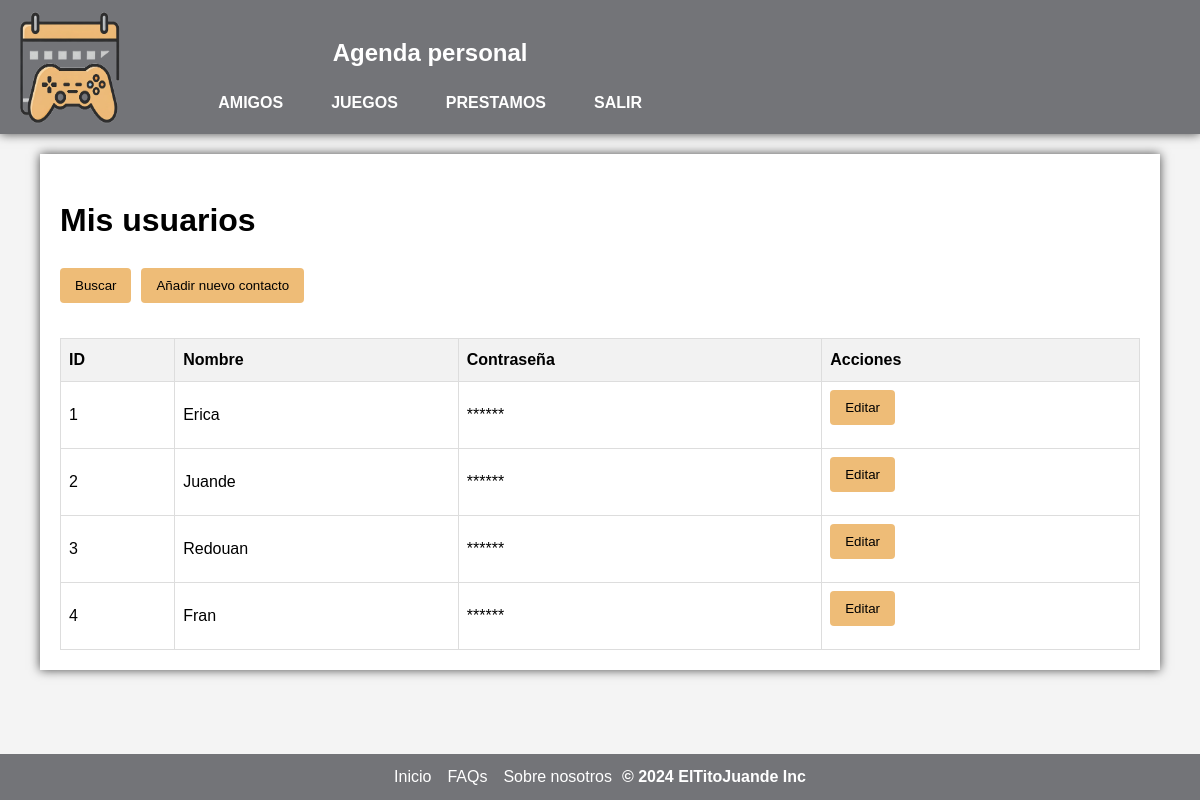
The app's page /Controlador/index.php?action=listarUsuarios (signed in), older data.
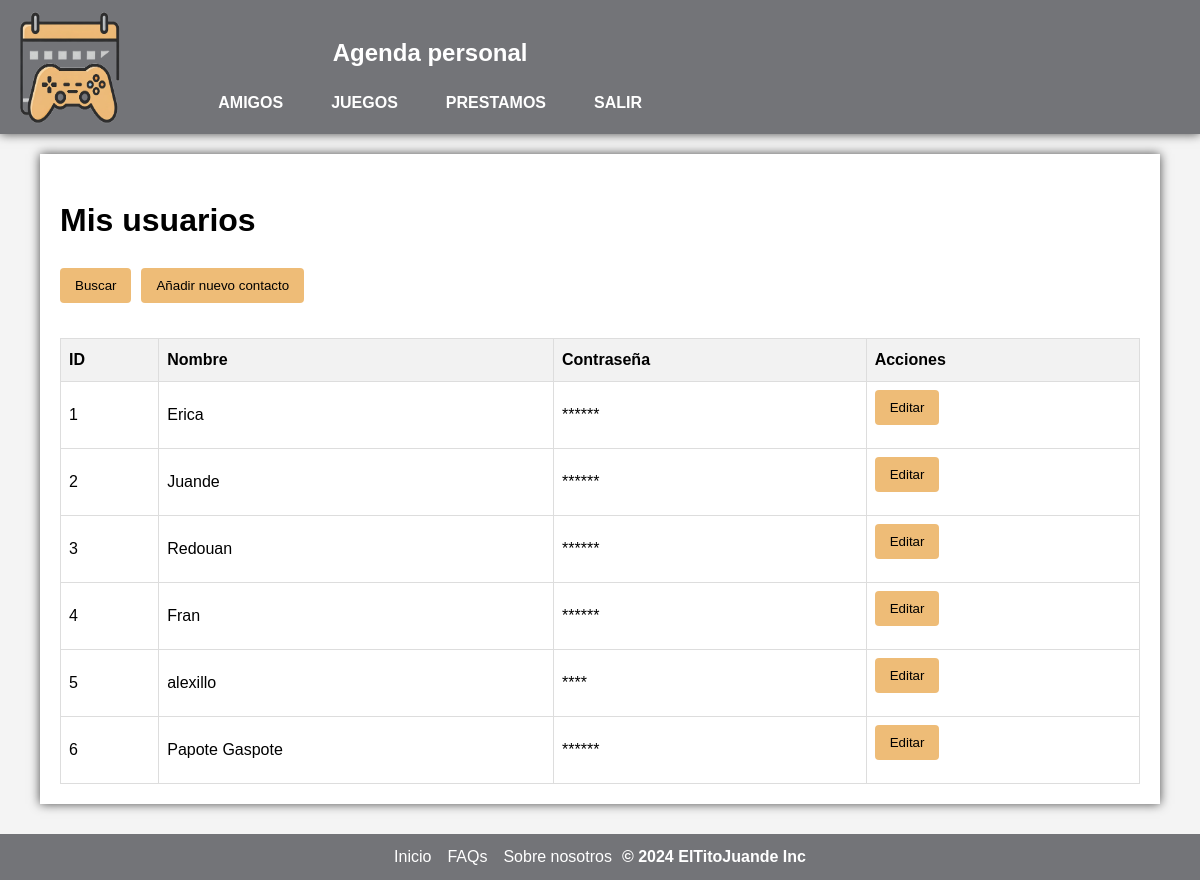
The same page, newer data.
### tables this page shows
CREATE TABLE `usuarios` (
  `id` bigint(20) UNSIGNED NOT NULL,
  `nombre` varchar(100) NOT NULL,
  `contrasena` varchar(20) NOT NULL,
  `tipo` set('admin','usuario') NOT NULL DEFAULT 'usuario'
);

### Modelo/Usuario.php (called while the page is built, shortened)
<?php
require_once('../Modelo/class.db.php');
class Usuario {
    private $conn;
    public function __construct() {
        $this->conn = new db();
    }
    public function listarUsuarios() {
        $sentencia="SELECT id, nombre, contrasena, tipo FROM usuarios";
        $stmt = $this->conn->getConn()->prepare($sentencia);
        $stmt->bind_result($id, $nombre, $contrasena, $tipo);
        $usuarios=array();
        $stmt->execute();
        while ($stmt->fetch()) {
            $usuarios[] = array("id" => $id,"nombre" => $nombre, "contrasena" => $contrasena, "tipo" => $tipo);
        }
        return $usuarios;
    }
}
?>

### Modelo/class.db.php (called while the page is built, shortened)
<?php
    class db{
        private $conn;
        public function __construct(){
            $this->conn = new mysqli("Localhost", USU_CONN, PSW_CONN, "agenda_final");
        }
        public function getConn() {
            return $this->conn;
        }
    }
?>

### Vista/listaUsuarios.php (the view, shortened to what this page needs)
<main>
<!DOCTYPE html>
        <html lang="es">
        <head>
            <link rel="stylesheet" href="../css/style.css">
        </head>
        <body>
            <div class="container">
                <h1>Mis usuarios</h1>
                <div class="botones">
                    <form action="index.php?action=redirigirBuscarUsuario" method="post">
                         <button type="submit" class="btn">Buscar</button>
                     </form>
                     <form action="index.php?action=redirigirNuevoUsuario" method="post">
                         <button type="submit" class="btn">Añadir nuevo contacto</button>
                     </form>
                </div>
                <table>
                    <thead>
                        <tr>
                            <th>ID</th>
                            <th>Nombre</th>
                            <th>Contraseña</th>
                            <th>Acciones</th>
                        </tr>
                    </thead>
                    <tbody>
                        <?php foreach($usuarios as $usuario): ?>
                            <tr>
                                <td><?= $usuario["id"] ?></td>
                                <td><?= $usuario["nombre"] ?></td>
                                <?php
                                for($i = 0; $i < strlen($usuario["contrasena"]); $i++){
                                    $usuario["contrasena"] = str_repeat("*", strlen($usuario["contrasena"]));
                                }?>
                                <td><?= $usuario["contrasena"] ?></td>
                                <td>
                            <form action="index.php?action=editarUsuario" method="post">
                                <input type="submit" class="btn" value="Editar">
                            </form>
                            </td>
                        </tr>
                        <?php endforeach; ?>
                    </tbody>
                </table>
            </div>
        </body>
        </html>
        </main>

### Controlador/index.php (shortened to what this page needs)
<?php
require_once '../Modelo/Usuario.php';
function listarUsuarios(){
    $tabla = new Usuario();
    $usuarios = $tabla->listarUsuarios();
    require_once ("../Vista/header.php");
    require_once ('../Vista/listaUsuarios.php');
    require_once ("../Vista/footer.php");
}
if (isset($_REQUEST['action'])) {
    $action = strtolower( $_REQUEST['action']);
    $action();
}else{
    login();
}
?>

### Vista/header.php (shortened to what this page needs)
<!DOCTYPE html>
<html lang="es">
<head>
    <link rel="stylesheet" href="../css/style.css">
</head>
<body>
    <header>
            <?php
            if(isset($_REQUEST['action'])) {
                $action = strtolower( $_REQUEST['action']);
                if(strcmp($action,"login")!==0) {
                    if(strcmp($_SESSION["tipo"], "admin") == 0) {
                        ?>
                        <div id="menu">
                            <img src="../img/logo1.png" alt="">
                            <div id="lista">
                                <h3>Agenda personal</h3>
                                <div>
                                    <ul>
                                        <li><a href="../Controlador/index.php?action=dashboard">CONTACTOS</a></li>
                                        <li><a href="../Controlador/index.php?action=listarUsuarios">USUARIOS</a></li>
                                        <li><a href="../Controlador/index.php?action=salir">SALIR</a></li>
                                    </ul>
                                </div>
                            </div>
                        </div>
                    <?php
                    } else {
                        ?>
                        <div id="menu">
                            <img src="../img/logo1.png" alt="">
                            <div id="lista">
                                    <h3>Agenda personal</h3>
                                    <div>
                                        <ul>
                                            <li><a href="../Controlador/index.php?action=dashboard">AMIGOS</a></li>
                                            <li><a href="../Controlador/index.php?action=listarJuegos">JUEGOS</a></li>
                                            <li><a href="../Controlador/index.php?action=listarPrestamos">PRESTAMOS</a></li>
                                            <li><a href="../Controlador/index.php?action=salir">SALIR</a></li>
                                        </ul>
                                    </div>
                            </div>
                        </div>
                    <?php
                    }
                }
            }
            ?>
</header>

### Vista/footer.php
<footer>
    <ul class="footer-nav">
        <li><a href="#">Inicio</a></li>
        <li><a href="#">FAQs</a></li>
        <li><a href="#">Sobre nosotros</a></li>
    </ul>
    <p>© 2024 ElTitoJuande Inc</p>
  </footer>
  </body>
  </html>

### css/style.css (style rules this page uses)
body { font-family: Arial, sans-serif; line-height: 1.6; margin: 0; padding: 0; background-color: #f4f4f4; height: 100vh; display: grid; grid-template-rows: min-content auto min-content; }
header { display: flex; align-items: center; background-color: rgba(115, 116, 120, 1); color: white; padding: 10px 20px; box-shadow: 0 0 10px rgba(0, 0, 0, 0.7); }
header img { width: 100px; height: auto; }
#menu { display: flex; justify-content: space-between; width: 55%; }
#lista { display: flex; flex-direction: column; align-items: center; text-align: center; }
#lista h3 { font-size: 1.5rem; font-weight: bold; margin-bottom: 10px; }
#lista ul { padding: 0; margin: 0; list-style: none; display: flex; gap: 1rem; font-size: 1rem; position: relative; }
#lista ul:before { content: ""; position: absolute; position-anchor: --li; inset: auto anchor(right) anchor(bottom) anchor(left); background: rgba(238, 188, 119, 1); height: 0.2em; transition: 0.2s 0.2s; }
#lista ul li { background: conic-gradient(rgba(238, 188, 119, 1) 0 0) bottom/100% 0% no-repeat; transition: 0.2s; }
#lista ul li a { color: white; text-decoration: none; font-weight: bold; padding: 0.5em 1em; display: block; }
main { padding: 20px 0; height: 100%; overflow-y: auto; }
.container { width: 90%; margin: auto; overflow: hidden; padding: 20px; background-color: white; box-shadow: 0 0 10px rgba(0, 0, 0, 0.7); margin-bottom: 50px; }
table { width: 100%; border-collapse: collapse; margin-top: 20px; }
table th, table td { border: 1px solid #ddd; padding: 8px; text-align: left; }
table th { background-color: #f2f2f2; }
form { margin-bottom: 15px; }
.botones { display: flex; }
.btn { display: inline-block; background-color: rgba(238, 188, 119, 1); color: black; padding: 10px 15px; text-decoration: none; border: none; border-radius: 4px; cursor: pointer; margin-right: 10px; }
footer { background-color: rgba(115, 116, 120, 1); color: white; padding: 10px 0; text-align: center; font-size: 1rem; display: flex; justify-content: center; }
footer p { margin: 0; font-weight: bold; }
footer .footer-nav { list-style: none; padding: 0; margin: 0px 10px 0 0; display: flex; justify-content: center; gap: 1rem; }
footer .footer-nav li { display: inline-block; }
footer .footer-nav li a { color: white; text-decoration: none; font-weight: 500; transition: color 0.3s ease; }

Row changes from the older to the newer data that the page shows:
added usuarios: id "5", nombre "alexillo", contrasena "****"
added usuarios: id "6", nombre "Papote Gaspote", contrasena "******"
